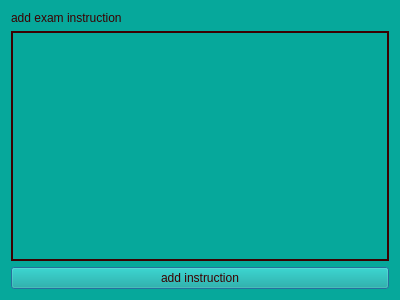
<?xml version="1.0" encoding="UTF-8"?>
<ui version="4.0">
 <class>instruction</class>
 <widget class="QDialog" name="instruction">
  <property name="geometry">
   <rect>
    <x>0</x>
    <y>0</y>
    <width>400</width>
    <height>300</height>
   </rect>
  </property>
  <property name="windowTitle">
   <string>Dialog</string>
  </property>
  <property name="styleSheet">
   <string notr="true">background-color:#06a89b;
color: #3b0000;</string>
  </property>
  <layout class="QGridLayout" name="gridLayout">
   <item row="0" column="0">
    <layout class="QVBoxLayout" name="verticalLayout">
     <item>
      <widget class="QLabel" name="label">
       <property name="text">
        <string>add exam instruction</string>
       </property>
      </widget>
     </item>
     <item>
      <widget class="QPlainTextEdit" name="plainTextEdit">
       <property name="frameShape">
        <enum>QFrame::WinPanel</enum>
       </property>
       <property name="frameShadow">
        <enum>QFrame::Plain</enum>
       </property>
      </widget>
     </item>
     <item>
      <widget class="QPushButton" name="pushButton">
       <property name="text">
        <string>add instruction</string>
       </property>
      </widget>
     </item>
    </layout>
   </item>
  </layout>
 </widget>
 <resources/>
 <connections/>
</ui>
